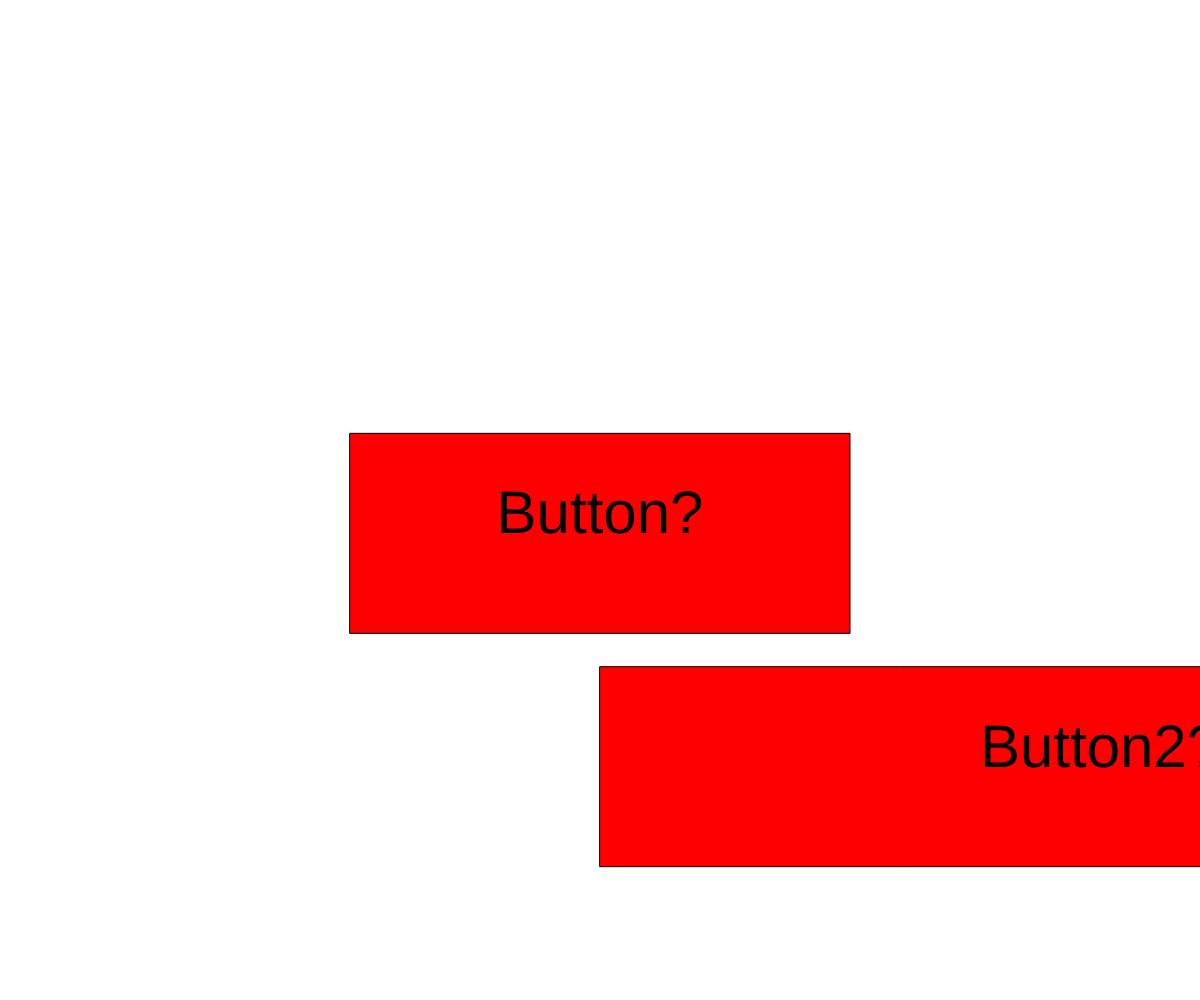
Frame 1 (no input)
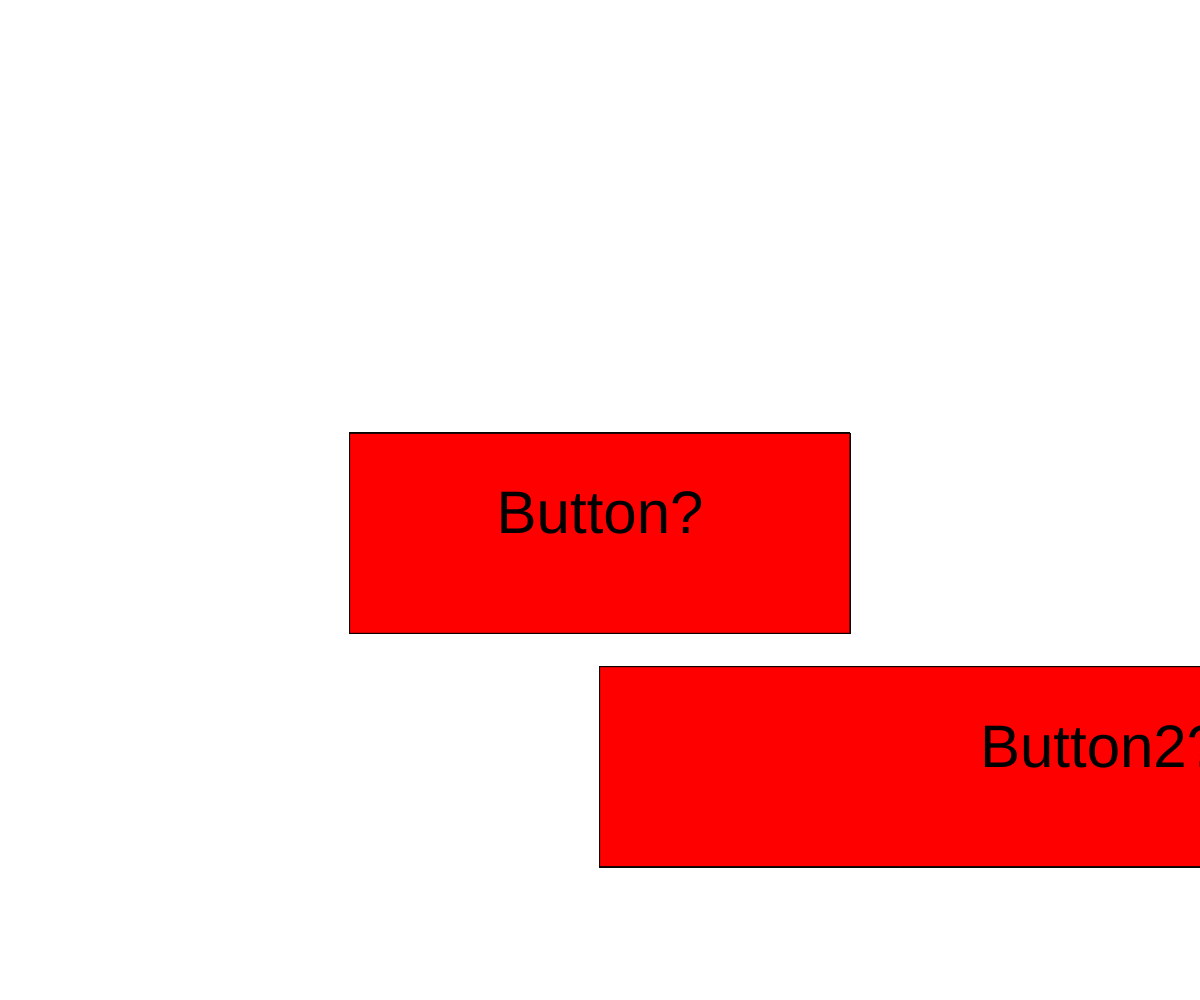
Frame 60 (no input)
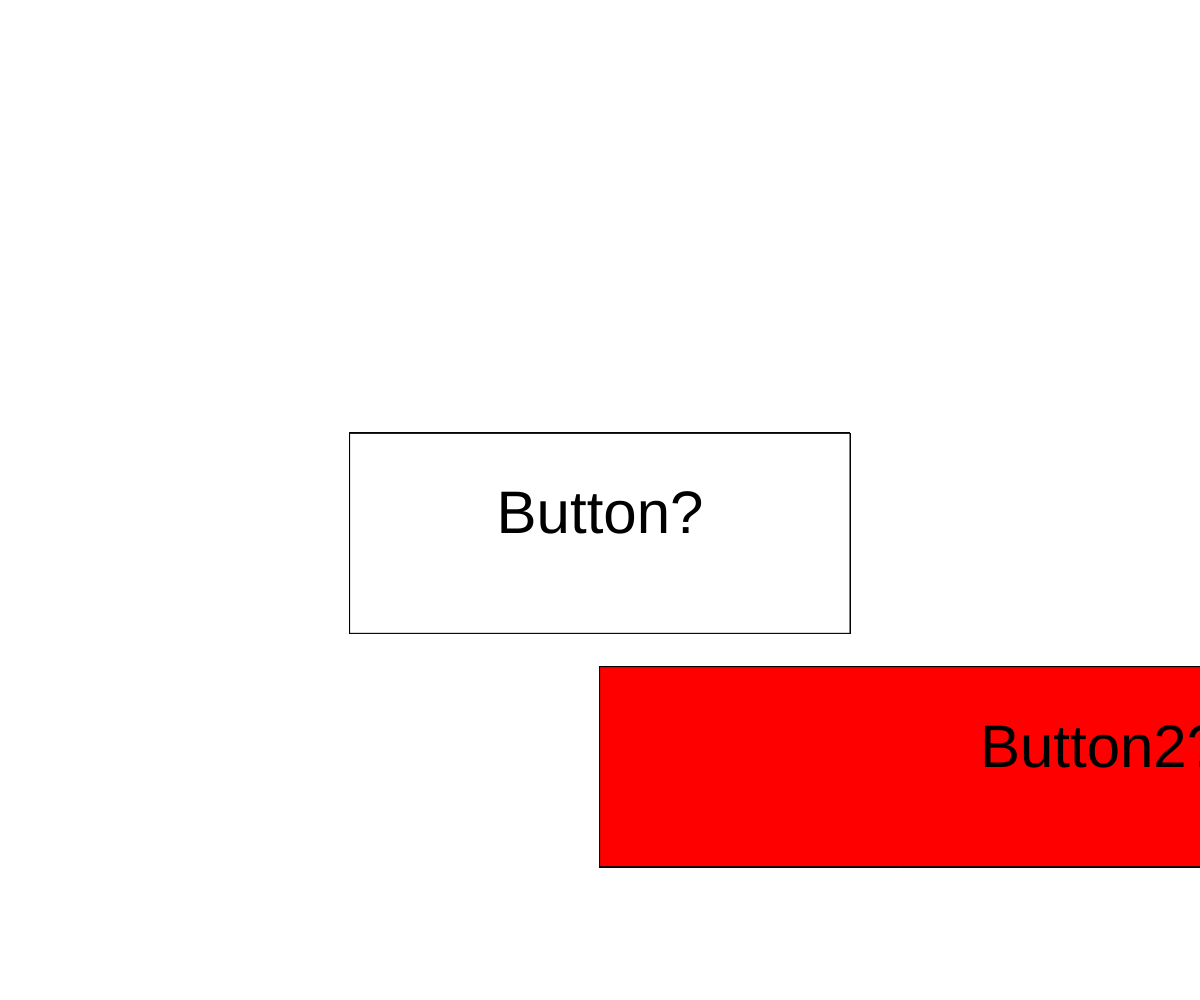
Frame 120 (the mouse pressed at the canvas centre since frame 60)

The p5.js sketch that drew these frames (run headless with seeded random() and noise() and a simulated clock; from frame 60 on, the mouse is pressed at the canvas centre):

// p5.js sketch
// ── sketch.js
// Project Title
// Your Name
// Date
//
// Extra for Experts:
// - describe what you did to take this project "above and beyond"

class Button {
  constructor(x, y, string, width, height) {
    this.x = x;
    this.y = y;
    this.message = string;
    this.color = "red";
    this.width = width;
    this.height = height;
  }

  display() {
    fill(this.color);
    rect(this.x, this.y, this.width, this.height);
    textAlign(CENTER);
    textSize(60);
    fill(0);
    text(this.message, this.x + this.width/2, this.y + this.height/2);
  }

  hovering() {
    if(mouseX > this.x && mouseX < this.x + this.width && mouseY > this.y && mouseY < this.y + this.height) {
      this.color = "orange";
      if(mouseIsPressed) {
        this.color = "white";
      }
    }
    else {
      this.color = "red";
    }
  }
}

let button1, button2;

function setup() {
  createCanvas(windowWidth, windowHeight);
  button1 = new Button(width/2 - 250, height/3 + 100, "Button?", 500, 200);
  button2 = new Button(width/2, height/1.5, "Button2?", 1000, 200);
}

function draw() {
  button1.hovering();
  button1.display();

  button2.hovering();
  button2.display();
}
